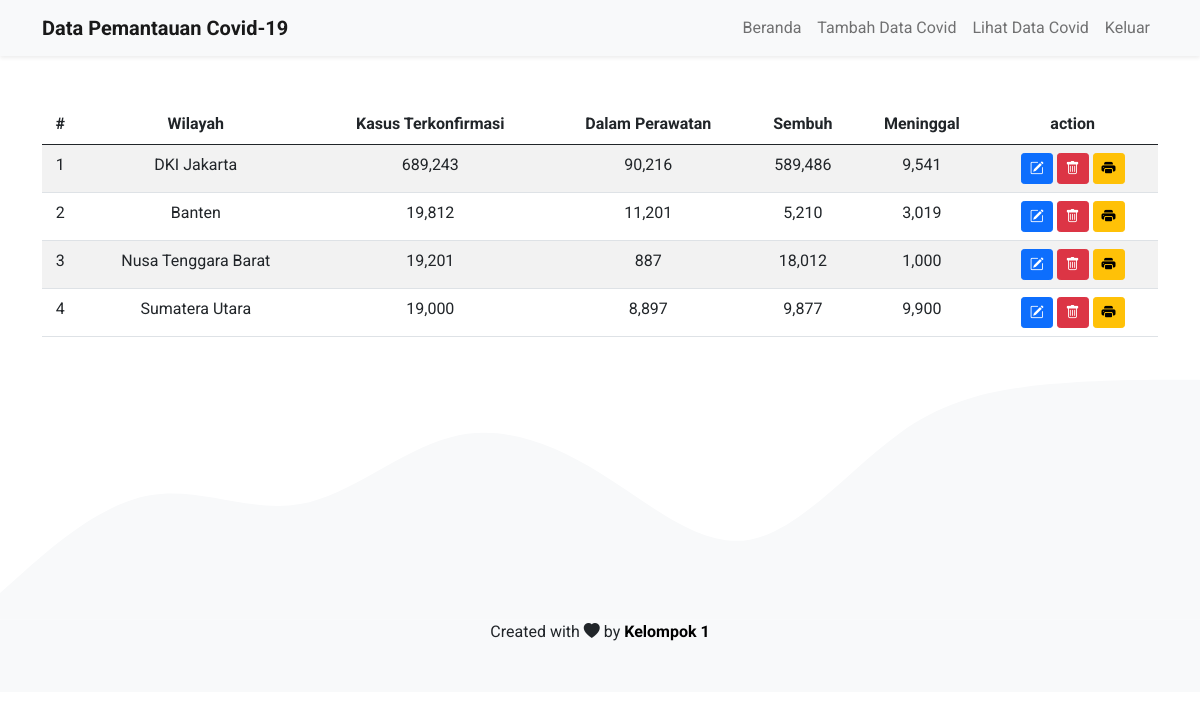
The app's page /dashboard/view.php, older data.
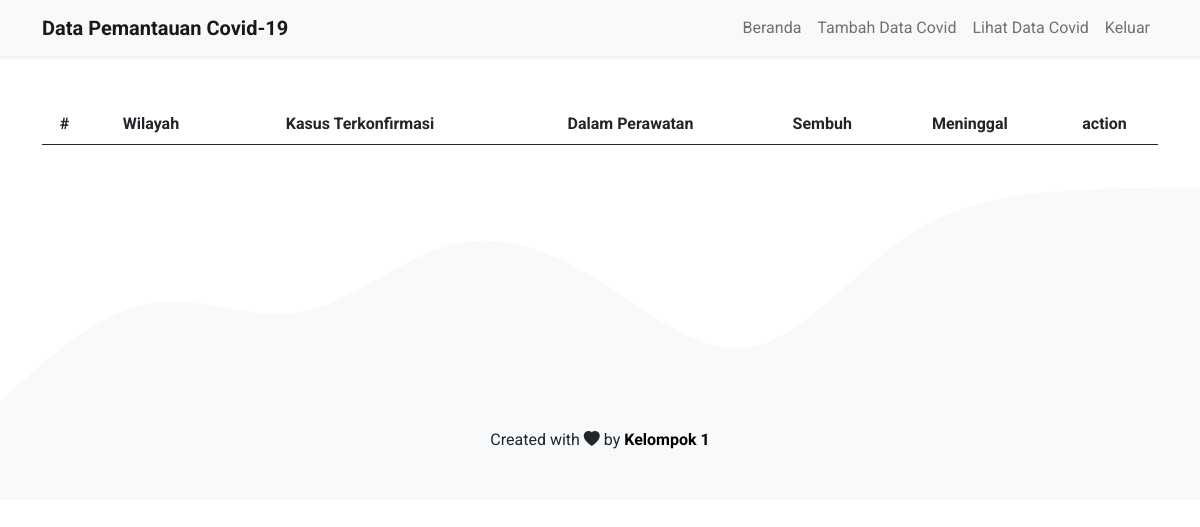
The same page, newer data.
### tables this page shows
CREATE TABLE `data_covid` (
  `id` bigint(20) UNSIGNED NOT NULL,
  `wilayah` varchar(50) NOT NULL,
  `positif` bigint(20) NOT NULL,
  `dirawat` bigint(20) NOT NULL,
  `sembuh` bigint(20) NOT NULL,
  `meninggal` bigint(20) NOT NULL
);

### dashboard/view.php (the view, shortened to what this page needs)
<!DOCTYPE html>
<html lang="en">
<head>
    <link rel="stylesheet" href="../assets/bootstrap/css/bootstrap.min.css">
    <link rel="stylesheet" href="https://cdn.jsdelivr.net/npm/bootstrap-icons@1.5.0/font/bootstrap-icons.css">
</head>
<body>
    <nav class="navbar navbar-expand-lg navbar-light bg-light shadow-sm">
        <div class="container">
            <a class="navbar-brand" href="index.php"><b>Data Pemantauan Covid-19</b></a>
            <div class="collapse navbar-collapse" id="navbarNav">
                <ul class="navbar-nav ms-auto">
                    <li class="nav-item">
                        <a class="nav-link" aria-current="page" href="index.php">Beranda</a>
                    </li>
                    <li class="nav-item">
                        <a class="nav-link" href="add.php">Tambah Data Covid</a>
                    </li>
                    <li class="nav-item">
                        <a class="nav-link" href="view.php">Lihat Data Covid</a>
                    </li>
                    <li class="nav-item">
                        <a class="nav-link" href="logout.php">Keluar</a>
                    </li>
                </ul>
            </div>
        </div>
    </nav>
    <section id="view-data">
        <div class="container">
            <div class="row table-responsive-sm mt-5">
                <div class="col">
                    <table class="table table-striped">
                        <thead class="text-center">
                            <tr>
                                <th>#</th>
                                <th>Wilayah</th>
                                <th>Kasus Terkonfirmasi</th>
                                <th>Dalam Perawatan</th>
                                <th>Sembuh</th>
                                <th>Meninggal</th>
                                <th>action</th>
                            </tr>
                        </thead>
                        <tbody class="text-center">
                            <?php
                            include '../db_connect.php';
                            $no = 1;
                            $query = mysqli_query($connection, "SELECT * FROM data_covid ORDER BY positif DESC");
                            while ($row = mysqli_fetch_array($query)) {
                            ?>
                                <tr>
                                    <td><?= $no++ ?></td>
                                    <td><?= $row['wilayah'] ?></td>
                                    <td><?= number_format($row['positif']) ?></td>
                                    <td><?= number_format($row['dirawat']) ?></td>
                                    <td><?= number_format($row['sembuh']) ?></td>
                                    <td><?= number_format($row['meninggal']) ?></td>
                                    <td class="text-center">
                                        <a href="edit-data.php?id=<?php echo $row['id'] ?>" class="btn btn-sm btn-primary"><i class="bi bi-pencil-square"></i></a>
                                        <a href="hapus-data.php?id=<?php echo $row['id'] ?>" class="btn btn-sm btn-danger"><i class="bi bi-trash"></i></a>
                                        <a href="cetak-data.php?id=<?php echo $row['id'] ?>" class="btn btn-sm btn-warning" target="_blank"><i class="bi bi-printer-fill"></i></a>
                                    </td>
                                </tr>
                            <?php } ?>
                        </tbody>
                    </table>
                </div>
            </div>
        </div>
    </section>
    <section id="footer">
        <footer class="text-center bg-light pb-5">
            Created with <i class="bi bi-heart-fill"></i> by <b><a href="https://www.instagram.com/alhusadif/" style="color: black; text-decoration: none;">Kelompok 1</a></b>
        </footer>
    </section>
</body>
</html>

### dashboard/view.php (style rules this page uses)
body { font-family: 'Roboto', sans-serif; }

Row changes from the older to the newer data that the page shows:
removed data_covid: wilayah "DKI Jakarta", positif "689,243", dirawat "90,216", sembuh "589,486", meninggal "9,541"
removed data_covid: wilayah "Banten", positif "19,812", dirawat "11,201", sembuh "5,210", meninggal "3,019"
removed data_covid: wilayah "Nusa Tenggara Barat", positif "19,201", dirawat "887", sembuh "18,012", meninggal "1,000"
removed data_covid: wilayah "Sumatera Utara", positif "19,000", dirawat "8,897", sembuh "9,877", meninggal "9,900"
